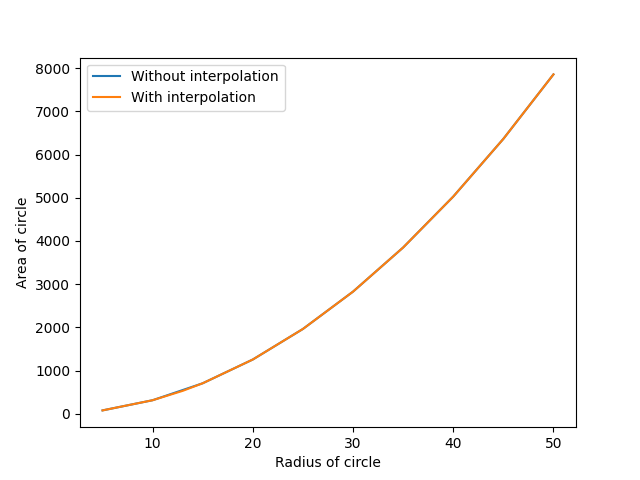

The Python source for this figure:
import numpy as np 
import scipy
from scipy import interpolate
import matplotlib.pyplot as plt

def A(r): 
    return np.pi*r**2

r = np.linspace(5,50,10)
y = A(r) 

cs = scipy.interpolate.CubicSpline(r, y) 

r1 = np.array([5,10,13,15,20,25,30,35,40,45,50])
y1 = cs(r1) 

plt.plot(r,y, label = "Without interpolation")
plt.plot(r1, y1, label = "With interpolation") 
plt.xlabel("Radius of circle") 
plt.ylabel("Area of circle") 
plt.legend() 

plt.show()

print(cs(13)) 
